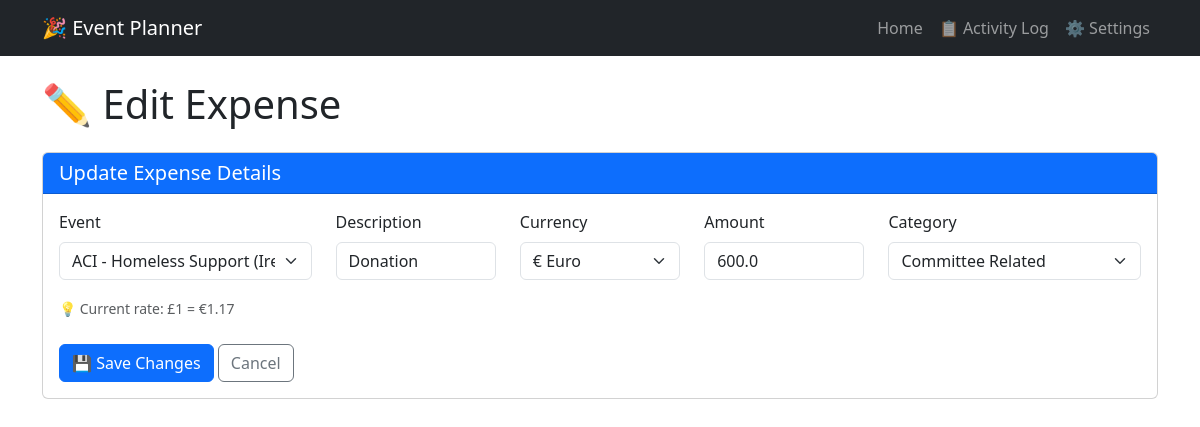
The app's page /edit_expense/2 with its own data.
### models.py (models this page shows, shortened)
class Expense(db.Model):
    id = db.Column(db.Integer, primary_key=True)
    event_id = db.Column(db.Integer, db.ForeignKey('event.id'), nullable=False)
    description = db.Column(db.String(200), nullable=False)
    amount = db.Column(db.Float, nullable=False)
    original_amount = db.Column(db.Float, nullable=True)
    original_currency = db.Column(db.String(10), nullable=False, default='EUR')
    category = db.Column(db.String(100), nullable=False)
    timestamp = db.Column(db.DateTime, default=db.func.now())
    event = db.relationship('Event', backref='expenses')

class Event(db.Model):
    id = db.Column(db.Integer, primary_key=True)
    name = db.Column(db.String(200), nullable=False)
    location = db.Column(db.String(100), nullable=False)
    date_from = db.Column(db.String(50), nullable=False)
    date_to = db.Column(db.String(50), nullable=True)
    expected_attendees = db.Column(db.Integer, nullable=True)
    actual_attendees = db.Column(db.Integer, nullable=True)
    status = db.Column(db.String(50), nullable=False, default='Planned')

class Category(db.Model):
    id = db.Column(db.Integer, primary_key=True)
    name = db.Column(db.String(100), unique=True, nullable=False)

class ExchangeRate(db.Model):
    id = db.Column(db.Integer, primary_key=True)
    gbp_to_eur = db.Column(db.Float, nullable=False, default=1.17)

### app.py (the view, shortened to what this page needs)
@app.route('/edit_expense/<int:expense_id>', methods=['GET', 'POST'])
def edit_expense(expense_id):
    try:
        expense = db.session.query(Expense).filter_by(id=expense_id).first()
        if not expense:
            return render_template('error.html', message="Expense not found.")
        if request.method == 'GET':
            events = db.session.query(Event).all()
            categories = db.session.query(Category).all()
            exchange_rate = db.session.query(ExchangeRate).first()
            return render_template('edit_expense.html', expense=expense, events=events, categories=categories, exchange_rate=exchange_rate)
    except ValueError:
        db.session.rollback()
        return render_template('error.html', message="Invalid input. Please enter valid numbers.")
    except Exception as e:
        db.session.rollback()
        return render_template('error.html', message=str(e))
    return redirect(url_for('index'))

### templates/edit_expense.html (shortened to what this page needs)
{% extends 'base.html' %}
{% block content %}
<h1 class="mb-4">✏️ Edit Expense</h1>
<div class="card mb-4">
    <div class="card-header bg-primary text-white">
        <h5 class="mb-0">Update Expense Details</h5>
    </div>
    <div class="card-body">
        <form action="/edit_expense/{{ expense.id }}" method="POST">
            <div class="row mb-3">
                <div class="col-md-3">
                    <label class="form-label">Event</label>
                    <select name="event_id" class="form-select" required>
                        {% for event in events %}
                        <option value="{{ event.id }}" {% if event.id == expense.event_id %}selected{% endif %}>
                            {{ event.name }} ({{ event.location }} - {{ event.date }})
                        </option>
                        {% endfor %}
                    </select>
                </div>
                <div class="col-md-2">
                    <label class="form-label">Description</label>
                    <input type="text" name="description" class="form-control" value="{{ expense.description }}" required>
                </div>
                <div class="col-md-2">
                    <label class="form-label">Currency</label>
                    <select name="currency" class="form-select">
                        <option value="EUR" {% if expense.original_currency == 'EUR' %}selected{% endif %}>€ Euro</option>
                    </select>
                </div>
                <div class="col-md-2">
                    <label class="form-label">Amount</label>
                    <input type="text" name="amount" class="form-control" value="{{ expense.original_amount }}" required>
                </div>
                <div class="col-md-3">
                    <label class="form-label">Category</label>
                    <select name="category" class="form-select">
                        {% for category in categories %}
                        <option value="{{ category.name }}" {% if category.name == expense.category %}selected{% endif %}>{{ category.name }}</option>
                        {% endfor %}
                    </select>
                </div>
            </div>
            <small class="text-muted">💡 Current rate: £1 = €{{ exchange_rate.gbp_to_eur }}</small>
            <br><br>
            <button type="submit" class="btn btn-primary">💾 Save Changes</button>
            <a href="/" class="btn btn-outline-secondary">Cancel</a>
        </form>
    </div>
</div>
{% endblock %}

### records on screen
Expense: event_id "ACI - Homeless Support (Ireland - )", description "Donation", currency "€ Euro", amount "600.0", category "Committee Related"
ExchangeRate: gbp_to_eur "1.17"
